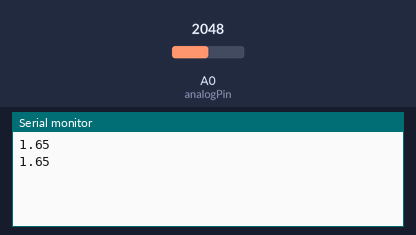
The sketch below on a simulated Particle Photon. Parts: the last lines printed to the serial monitor. The test bench sets the inputs (shaded band); at power-on: A0 (analogPin) = 2048.

Above: at 1.8 s.
1.9 s: A0 (analogPin) set to 2866
At 2.8 s:
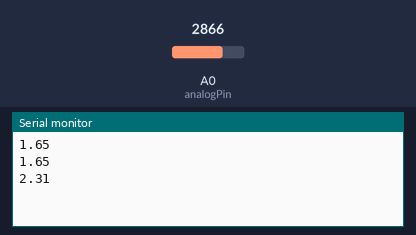
3.4 s: A0 (analogPin) set to 3603
At 4.3 s:
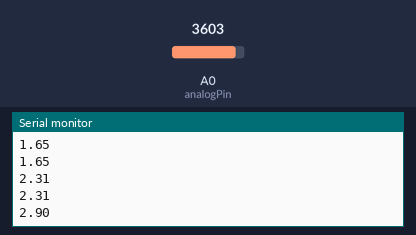
Timing chart, 0 to 6.4 s (numbered marks = the images above; inputs shaded):
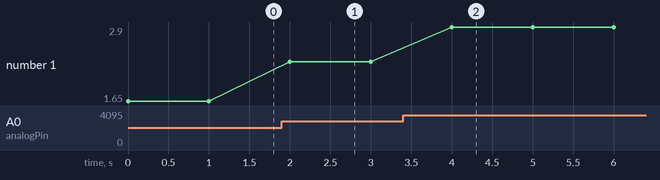

The sketch:

internetlightreading.ino
```cpp
int reading = 0;
double volts = 0.0;
int analogPin = A0;

void setup() {
    Serial.begin(9600);
    Particle.variable("analog", &reading, INT);
    Particle.variable("volts", &volts, DOUBLE);
}

void loop() {
  reading = analogRead(analogPin);
  volts = reading * 3.3 / 4096.0;
  Serial.println(volts);
  delay(1000);
}
```

Measured:
- after the input at 1.9 s, the serial monitor: prints a new line after 0.10 s (image 1)
- after the input at 3.4 s, the serial monitor: prints a new line after 0.60 s (image 2)
- plotted number 1: 1.65 → 2.31 after the input at 1.9 s, 2.31 → 2.9 after the input at 3.4 s
